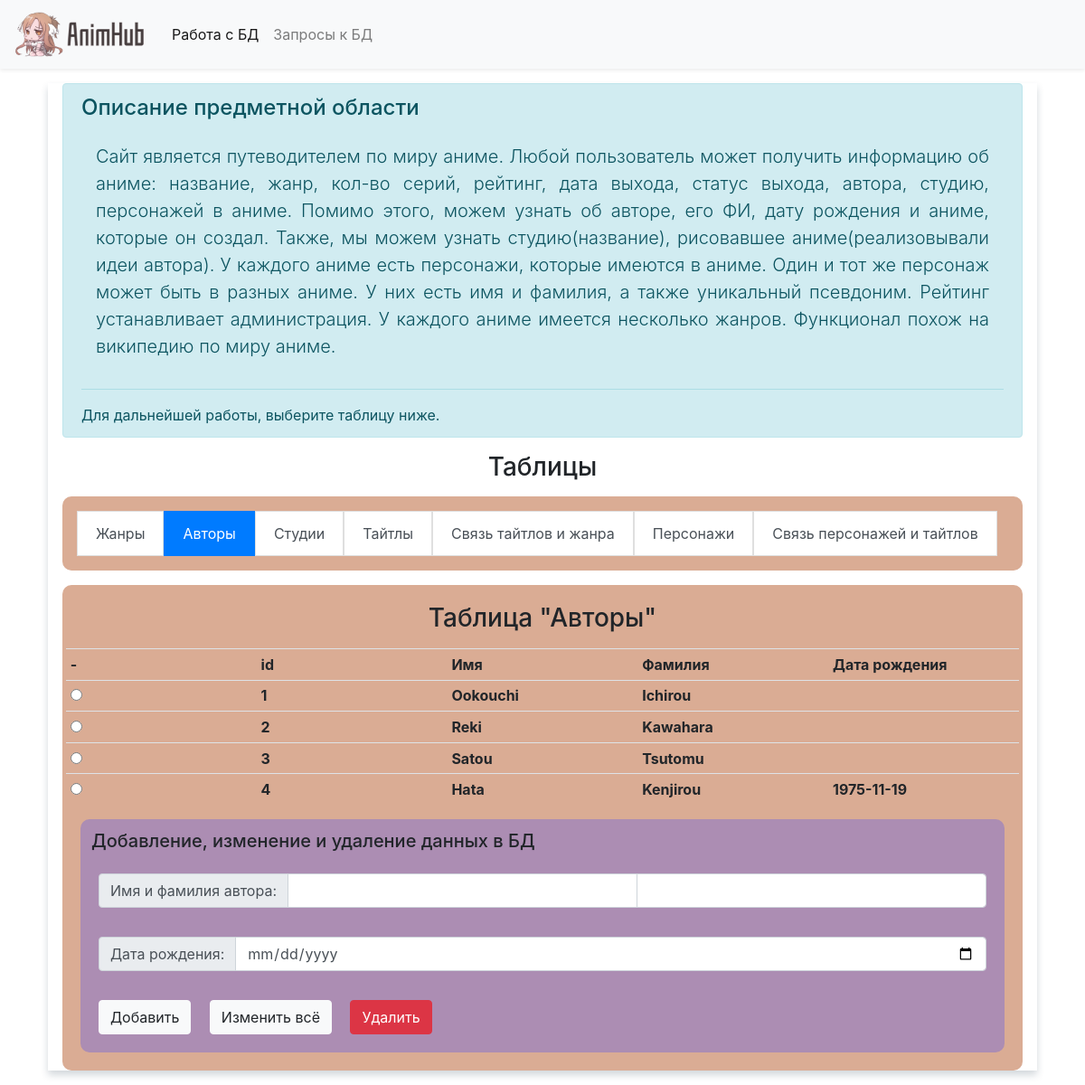
Screenshot of /php/php/TAuthor.php with the database file from the repository.
### tables this page shows
CREATE TABLE IF NOT EXISTS author
(
    id BIGINT PRIMARY KEY AUTO_INCREMENT,
    first_name VARCHAR(64) NOT NULL,
    second_name VARCHAR(64) NOT NULL,
    DOB DATE
);

### php/php/TAuthor.php (the view, shortened to what this page needs)
<?php
require './home.php';
?>
    <div class="list-group list-group-horizontal tableMenu m-3 p-3">
        <form method="POST" action="/php/TGenre.php">
            <button name="genre_title" class="list-group-item list-group-item-action">Жанры</button>
        </form>
        <form method="POST" action="/php/TAuthor.php">
            <button name="author" class="list-group-item list-group-item-action active">Авторы</button>
        </form>
        <form method="POST" action="/php/TStudio.php">
            <button name="studio" class="list-group-item list-group-item-action">Студии</button>
        </form>
        <form method="POST" action="/php/TTitle.php">
            <button name="titles" class="list-group-item list-group-item-action">Тайтлы</button>
        </form>
        <form method="POST" action="/php/TTitleToGenre.php">
            <button name="title_to_genre" class="list-group-item list-group-item-action">Связь тайтлов и жанра</button>
        </form>
        <form method="POST" action="/php/TCharacter.php">
            <button name="the_character" class="list-group-item list-group-item-action">Персонажи</button>
        </form>
        <form method="POST" action="/php/TCharacterToTitle.php">
            <button name="character_to_title" class="list-group-item list-group-item-action">Связь персонажей и тайтлов</button>
        </form>
    </div>
<div class="m-3 p-1 tableSelectContainer">
    <form method="POST" action="./HAuthor.php">
        <h3 class="m-3" align="center">Таблица "Авторы"</h3>
        <table id='table' class='table table-hover table-sm p-2 fixTable'>
            <tr>
                <th>-</th>
                <th>id</th>
                <th>Имя</th>
                <th>Фамилия</th>
                <th>Дата рождения</th>
            </tr>
        <?
            foreach ($pdo->query('SELECT * FROM author;') as $row) {
                echo "<tr>
                        <th><input type='radio' name='selected' value='{$row['id']}'></th>
                        <th>{$row['id']}</th>
                        <th>{$row['first_name']}</th>
                        <th>{$row['second_name']}</th>
                        <th>{$row['DOB']}</th>
                ";
            }
        ?>
        </table>
        <div class="m-3 p-1 workdbdiv">
            <h5 class="m-2"> Добавление, изменение и удаление данных в БД</h5>
            <div style="display: flex; flex-direction: column;">
                <div class="input-group p-3">
                    <div class="input-group-prepend">
                        <span class="input-group-text" id="basic-addon1">Имя и фамилия автора:</span>
                    </div>
                    <input name="first_name" type="text" class="form-control" aria-label="Имя автора">
                    <input name="second_name" type="text" class="form-control" aria-label="Фамилия автора">
                </div>
                <div class="input-group p-3">
                    <div class="input-group-prepend">
                        <span class="input-group-text" id="basic-addon1">Дата рождения:</span>
                    </div>
                    <input name="DOB" type="date" class="form-control" aria-label="Дата рождения">
                </div>
                <div class="p-2">
                    <button type="submit" name="add" class="m-2 btn btn-light" >Добавить</button>
                    <button type="submit" name="edit" class="m-2 btn btn-light">Изменить всё</button>
                    <button type="submit" name="delete" class="m-2 btn btn-danger">Удалить</button>
                </div>
            </div>
        </div>
    </form>
</div>

### php/css/style.css (style rules this page uses)
.bodyMain { box-shadow: 0px 5px 8px 0px rgba(34, 60, 80, 0.2); }
.textMain { text-align: justify; }
.tableSelectContainer { background: #daac94; border-radius: 10px; }
td, th { word-wrap: break-word; }
.fixTable { width: 100%; table-layout: fixed; }
.workdbdiv { background: #ac8db3; border-radius: 10px; }
.tableMenu { background: #daac94; border-radius: 10px; }

### rows the page displays
author: id "1", first_name "Ookouchi", second_name "Ichirou"
author: id "2", first_name "Reki", second_name "Kawahara"
author: id "3", first_name "Satou", second_name "Tsutomu"
author: id "4", first_name "Hata", second_name "Kenjirou", DOB "1975-11-19"
